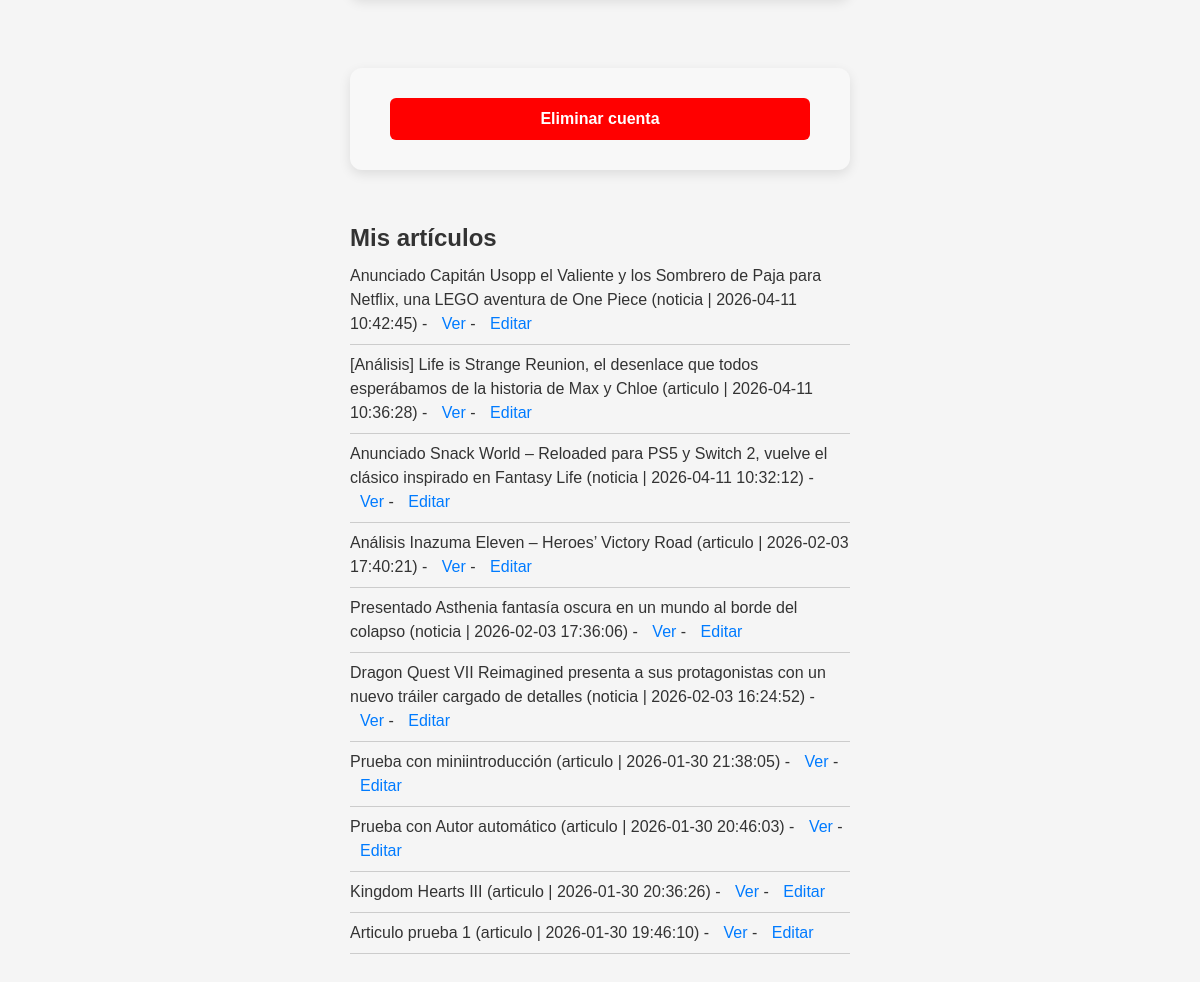
Page /perfil.php (signed in, lower part) on the earlier database version.
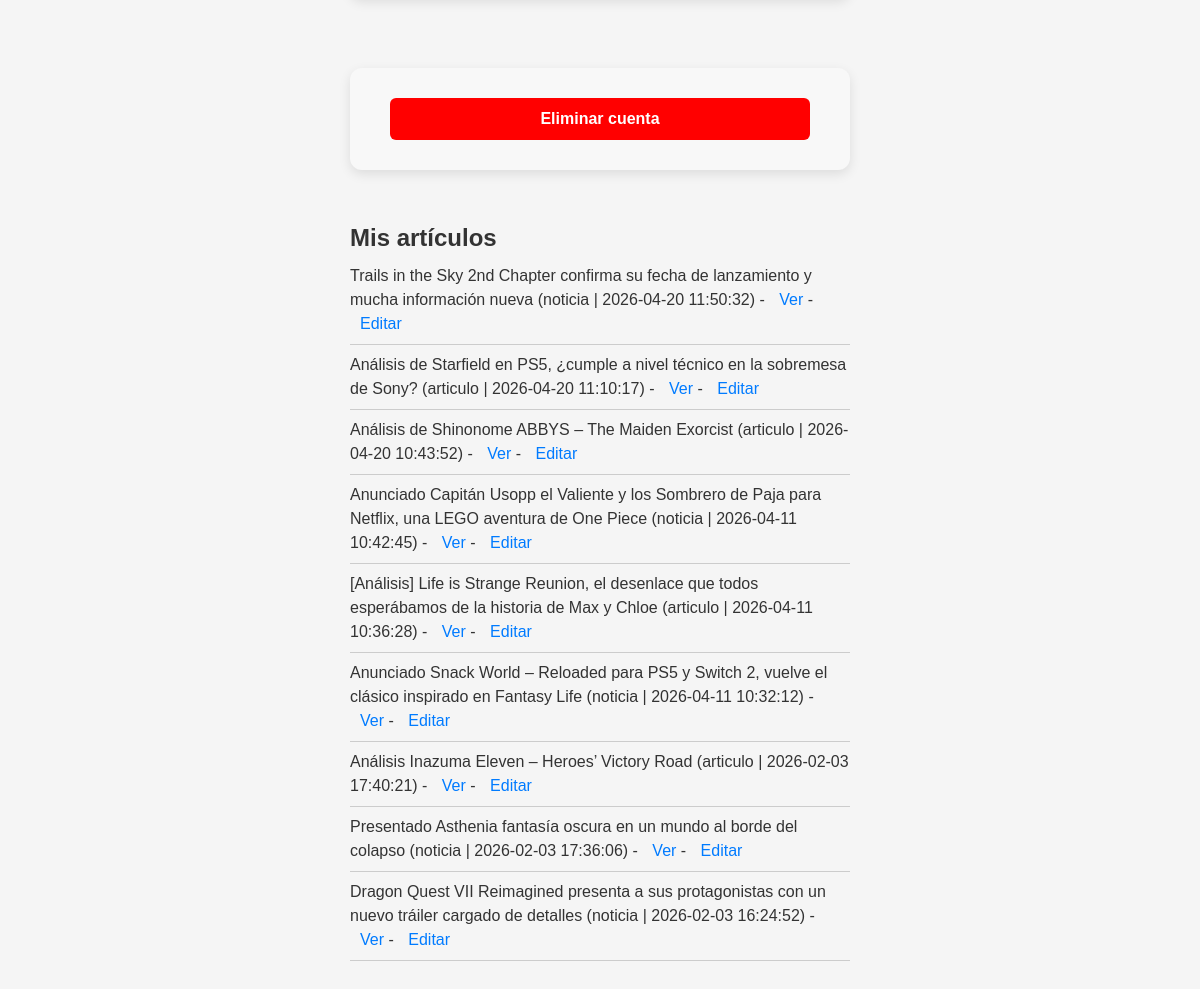
Same page on the later database version.
### tables this page shows
CREATE TABLE `articulos` (
  `id` int(11) NOT NULL,
  `titulo` varchar(255) NOT NULL,
  `introduccion` text DEFAULT NULL,
  `imagen` varchar(255) DEFAULT NULL,
  `contenido` text NOT NULL,
  `fecha_publicacion` datetime NOT NULL,
  `autor` varchar(100) NOT NULL,
  `valoracion` tinyint(4) DEFAULT NULL,
  `tipo` varchar(10) NOT NULL DEFAULT 'articulo'
);

### perfil.php (the view, shortened to what this page needs)
<?php
require 'db.php';
$usuario_id = $_SESSION['usuario_id'];
$stmt = $conexion->prepare("SELECT id, nombre, email, rol FROM usuarios WHERE id=:id");
$stmt->execute([':id' => $usuario_id]);
$usuario = $stmt->fetch(PDO::FETCH_ASSOC);
?>
<!DOCTYPE html>
<html lang="es">
<head>
<link rel="stylesheet" href="estilos.css">
</head>
<body>
<div class="perfil-contenedor">
    <form class="perfil-form" method="post" onsubmit="return confirm('¿Estás seguro de que quieres eliminar tu cuenta? Esta acción es irreversible.');">
        <input type="submit" value="Eliminar cuenta" style="background-color:red; color:white;">
    </form>
    <?php if(in_array($usuario['rol'], ['administrador','redactor'])): ?>
    <div class="mis-articulos">
        <h2>Mis artículos</h2>
        <?php
        $stmtArt = $conexion->prepare("SELECT id, titulo, tipo, fecha_publicacion FROM articulos WHERE autor=:autor ORDER BY fecha_publicacion DESC");
        $stmtArt->execute([':autor'=>$usuario['nombre']]);
        $misArticulos = $stmtArt->fetchAll(PDO::FETCH_ASSOC);
        if($misArticulos):
        ?>
        <ul>
        <?php foreach($misArticulos as $art): ?>
            <li>
                <?php echo htmlspecialchars($art['titulo']); ?>
                (<?php echo htmlspecialchars($art['tipo']); ?> | <?php echo $art['fecha_publicacion']; ?>)
                - <a href="ver_articulo.php?id=<?php echo $art['id']; ?>">Ver</a>
                - <a href="crear_articulo.php?editar=<?php echo $art['id']; ?>">Editar</a>
            </li>
        <?php endforeach; ?>
        </ul>
        <?php else: ?>
        <p>No has creado ningún artículo todavía.</p>
        <?php endif; ?>
    </div>
    <?php endif; ?>
</div>
</body>
</html>

Differences in the rows shown:
removed articulos: titulo "Prueba con miniintroducción", tipo "articulo", fecha_publicacion "2026-01-30 21:38:05"
removed articulos: titulo "Prueba con Autor automático", tipo "articulo", fecha_publicacion "2026-01-30 20:46:03"
removed articulos: titulo "Kingdom Hearts III", tipo "articulo", fecha_publicacion "2026-01-30 20:36:26"
removed articulos: titulo "Articulo prueba 1", tipo "articulo", fecha_publicacion "2026-01-30 19:46:10"
added articulos: titulo "Trails in the Sky 2nd Chapter confirma su fecha de lanzamiento y mucha información nueva", tipo "noticia", fecha_publicacion "2026-04-20 11:50:32"
added articulos: titulo "Análisis de Starfield en PS5, ¿cumple a nivel técnico en la sobremesa de Sony?", tipo "articulo", fecha_publicacion "2026-04-20 11:10:17"
added articulos: titulo "Análisis de Shinonome ABBYS – The Maiden Exorcist", tipo "articulo", fecha_publicacion "2026-04-20 10:43:52"
